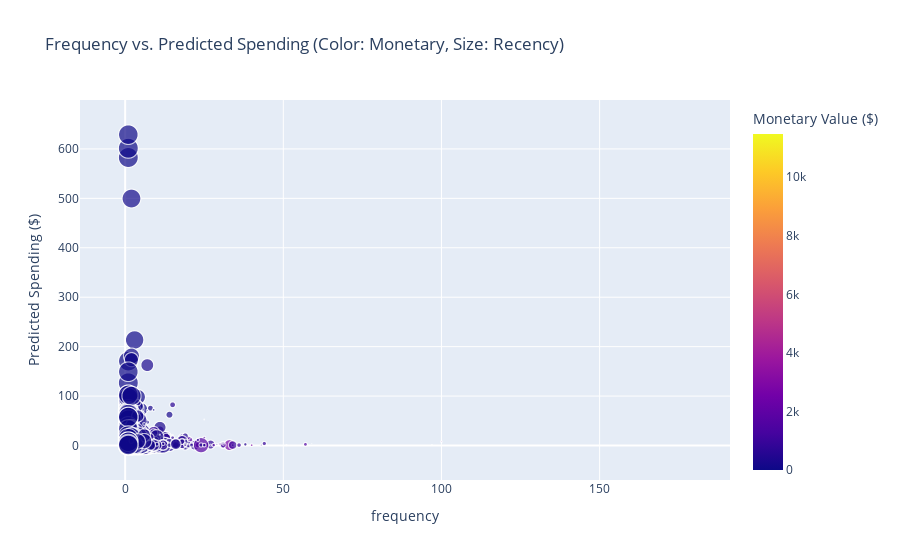

The notebook cell this image was saved under:
### Code cell
fig = px.scatter(clv_df, x='frequency', y='spend_90_total', color='price_sum',
                 size='recency', title="Frequency vs. Predicted Spending (Color: Monetary, Size: Recency)",
                 labels={'spend_90_total': 'Predicted Spending ($)', 'Frequency': 'Frequency (Purchases)'})

fig.update_layout(coloraxis_colorbar=dict(title="Monetary Value ($)"))
fig.show()

### Figure 1 — Plotly figure (JSON) as saved in the notebook; plotly's stock layout.template omitted (floating-point values rounded to 4 significant figures; data arrays with more than 128 entries replaced by an {"elided": "..."} marker saying what was removed)
{"data": [{"hovertemplate": "frequency=%{x}<br>Predicted Spending ($)=%{y}<br>recency=%{marker.size}<br>price_sum=%{marker.color}<extra></extra>", "legendgroup": "", "marker": {"color": {"elided": "23570 float values"}, "coloraxis": "coloraxis", "size": {"elided": "23570 int values"}, "sizemode": "area", "sizeref": 1.137, "symbol": "circle"}, "mode": "markers", "name": "", "showlegend": false, "type": "scattergl", "x": {"elided": "23570 int values"}, "xaxis": "x", "y": {"elided": "23570 float values"}, "yaxis": "y"}], "layout": {"coloraxis": {"colorbar": {"title": {"text": "Monetary Value ($)"}}, "colorscale": [[0, "#0d0887"], [0.1111, "#46039f"], [0.2222, "#7201a8"], [0.3333, "#9c179e"], [0.4444, "#bd3786"], [0.5556, "#d8576b"], [0.6667, "#ed7953"], [0.7778, "#fb9f3a"], [0.8889, "#fdca26"], [1, "#f0f921"]]}, "legend": {"itemsizing": "constant", "tracegroupgap": 0}, "title": {"text": "Frequency vs. Predicted Spending (Color: Monetary, Size: Recency)"}, "xaxis": {"anchor": "y", "domain": [0, 1], "title": {"text": "frequency"}}, "yaxis": {"anchor": "x", "domain": [0, 1], "title": {"text": "Predicted Spending ($)"}}}}
